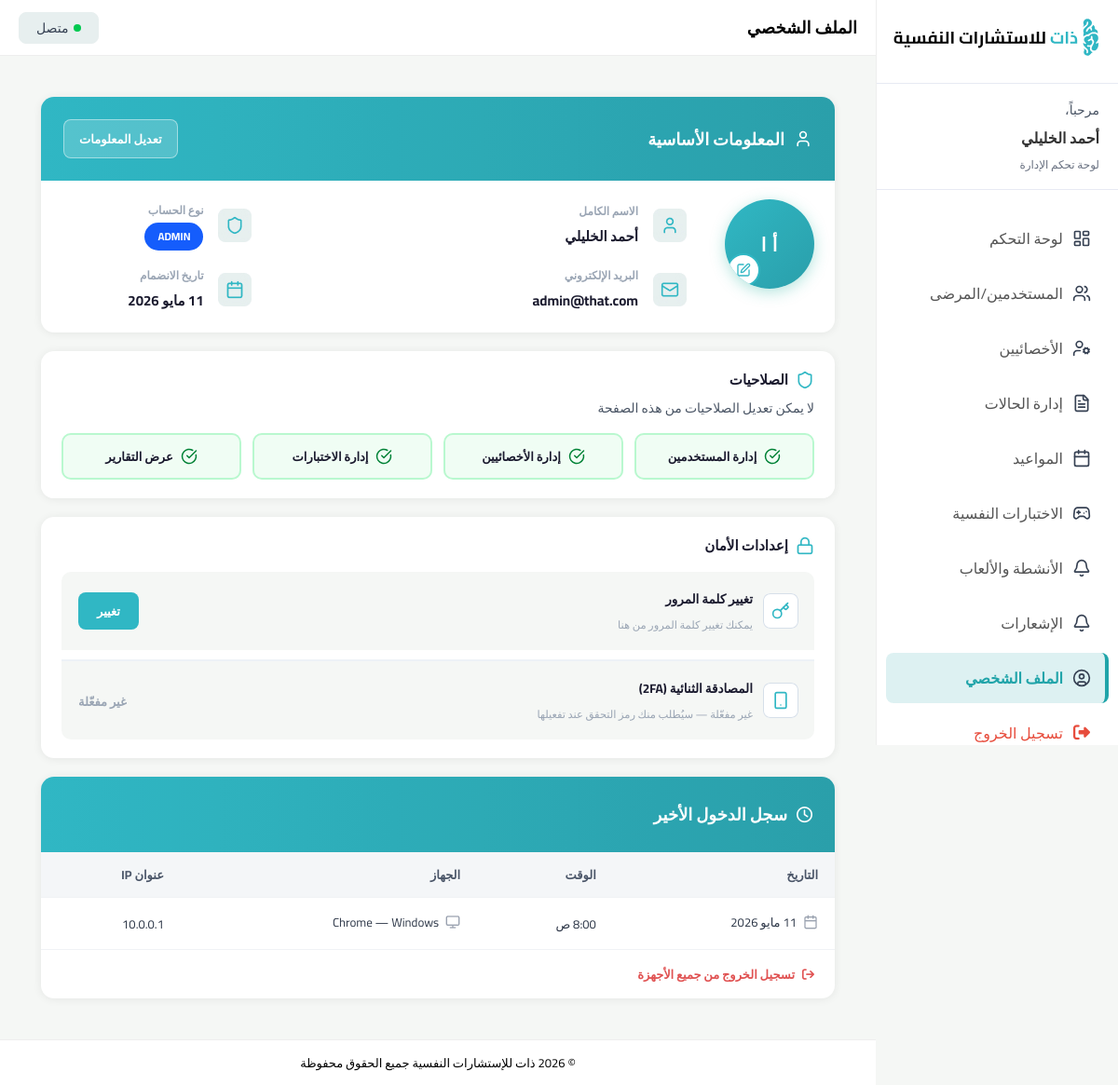
Screenshot of /Admin/admin-profile-page/profile.php (signed in) with the database file from the repository.
### tables this page shows
CREATE TABLE `users` (
  `user_id` int(11) NOT NULL,
  `name` varchar(100) NOT NULL,
  `email` varchar(150) NOT NULL,
  `password` varchar(255) NOT NULL,
  `phone` varchar(20) DEFAULT NULL,
  `avatar` varchar(255) DEFAULT NULL,
  `role` varchar(20) NOT NULL CHECK (`role` in ('CLIENT','THERAPIST','ADMIN')),
  `is_active` tinyint(1) DEFAULT 1,
  `created_at` datetime NOT NULL DEFAULT current_timestamp(),
  `updated_at` datetime NOT NULL DEFAULT current_timestamp() ON UPDATE current_timestamp(),
  `is_2fa_enabled` tinyint(1) NOT NULL DEFAULT 0,
  `username` varchar(50) DEFAULT NULL,
  `appointment_notifications` tinyint(1) NOT NULL DEFAULT 1,
  `message_notifications` tinyint(1) NOT NULL DEFAULT 1,
  `activity_reminder_notifications` tinyint(1) NOT NULL DEFAULT 1,
  `session_version` int(10) UNSIGNED NOT NULL DEFAULT 0
);

### Admin/admin-profile-page/profile.php (the view, shortened to what the rows shown need)
<?php
require_once __DIR__ . '/../partials/require-admin.php';
require_once __DIR__ . '/profile-database.php';
$userId  = (int) $_SESSION['auth']['user_id'];
$profile = getAdminProfile($userId);
$profile['name'] = (string) ($profile['name'] ?? 'Admin');
$profile['email'] = (string) ($profile['email'] ?? '');
$profile['role'] = (string) ($profile['role'] ?? 'ADMIN');
$profile['avatar'] = $profile['avatar'] ?? null;
$profile['initials'] = (string) ($profile['initials'] ?? 'A');
$profile['is_2fa_enabled'] = (bool) ($profile['is_2fa_enabled'] ?? false);
$profile['join_date'] = (string) ($profile['join_date'] ?? '-');
$profile['gender'] = (string) ($profile['gender'] ?? 'MALE');
$twoFaLabel  = $profile['is_2fa_enabled'] ? 'مفعّلة'     : 'غير مفعّلة';
$twoFaStatus = $profile['is_2fa_enabled']
  ? 'مفعّلة — المصادقة الثنائية نشطة'
  : 'غير مفعّلة — سيُطلب منك رمز التحقق عند تفعيلها';
?>
<!doctype html>
<html lang="ar" dir="rtl">
<head>
  <link rel="stylesheet" href="https://cdnjs.cloudflare.com/ajax/libs/font-awesome/6.5.0/css/all.min.css" />
  <link rel="stylesheet" href="../admin-dashboard-page/admin-dashboard.css" />
  <link rel="stylesheet" href="./profile.css" />
</head>
<body>
  <?php require __DIR__ . '/../partials/sidebar.php'; ?>
  <div class="main-wrapper">
    <main class="page-content">
      <div class="profile-wrapper">
        <div class="profile-card">
          <div class="card-body">
            <div class="basic-info-layout">
              <div class="basic-fields">
                <div class="field-group">
                  <div class="field-text">
                    <span class="field-label">الاسم الكامل</span>
                    <span class="field-value" id="displayName"><?= htmlspecialchars($profile['name']) ?></span>
                  </div>
                </div>
                <div class="field-group">
                  <div class="field-text">
                    <span class="field-value">
                      <span class="badge-super"><?= htmlspecialchars($profile['role']) ?></span>
                    </span>
                  </div>
                </div>
                <div class="field-group">
                  <div class="field-text">
                    <span class="field-label">البريد الإلكتروني</span>
                    <span class="field-value" id="displayEmail"><?= htmlspecialchars($profile['email']) ?></span>
                  </div>
                </div>
              </div>
            </div>
          </div>
        </div>
        <div class="profile-card">
          <div class="security-body">
            <div class="security-inner">
              <div class="sec-row">
                <div class="sec-right">
                  <div class="sec-text">
                    <span class="sec-title">المصادقة الثنائية (2FA)</span>
                    <span class="sec-sub"><?= htmlspecialchars($twoFaStatus) ?></span>
                  </div>
                </div>
                <div class="sec-left">
                  <span class="sec-status-text <?= $profile['is_2fa_enabled'] ? 'enabled' : 'disabled' ?>">
                    <?= htmlspecialchars($twoFaLabel) ?>
                  </span>
                </div>
              </div>
            </div>
          </div>
        </div>
        <div class="profile-card">
          <div class="login-table-wrap">
            <table class="login-table">
              <thead>
                <tr>
                  <th>التاريخ</th>
                  <th>الوقت</th>
                  <th>الجهاز</th>
                  <th>عنوان IP</th>
                </tr>
              </thead>
            </table>
          </div>
        </div>
      </div>
    </main>
  </div>
</body>
</html>

### Admin/partials/sidebar.php (shortened to what the rows shown need)
<?php
require_once __DIR__ . '/../../Database/helpers.php';
$adminSidebarUserName = (string) ($_SESSION['auth']['name'] ?? 'المدير العام');
?>
<aside class="sidebar">
  <div class="sidebar-scroll">
    <div class="user-card">
      <div class="user-info">
        <div class="user-greeting">مرحباً،</div>
        <div class="user-name" id="sidebarUserName"><?= e($adminSidebarUserName) ?></div>
        <div class="user-role">لوحة تحكم الإدارة</div>
      </div>
    </div>
  </div>
</aside>

### rows the page displays
users: name "أحمد الخليلي", role "ADMIN", email "admin@that.com", is_2fa_enabled "غير مفعّلة — سيُطلب منك رمز التحقق عند تفعيلها", is_2fa_enabled "غير مفعّلة"

### other values shown
$item['label'] "لوحة التحكم"
$item['label'] "المستخدمين/المرضى"
$item['label'] "الأخصائيين"
$item['label'] "إدارة الحالات"
$item['label'] "المواعيد"
$item['label'] "الاختبارات النفسية"
$item['label'] "الأنشطة والألعاب"
$item['label'] "الإشعارات"
$item['label'] "الملف الشخصي"
$profile['initials'] "أ ا"
$profile['join_date'] "11 مايو 2026"
$perm "إدارة المستخدمين"
$perm "إدارة الأخصائيين"
$perm "إدارة الاختبارات"
$perm "عرض التقارير"
